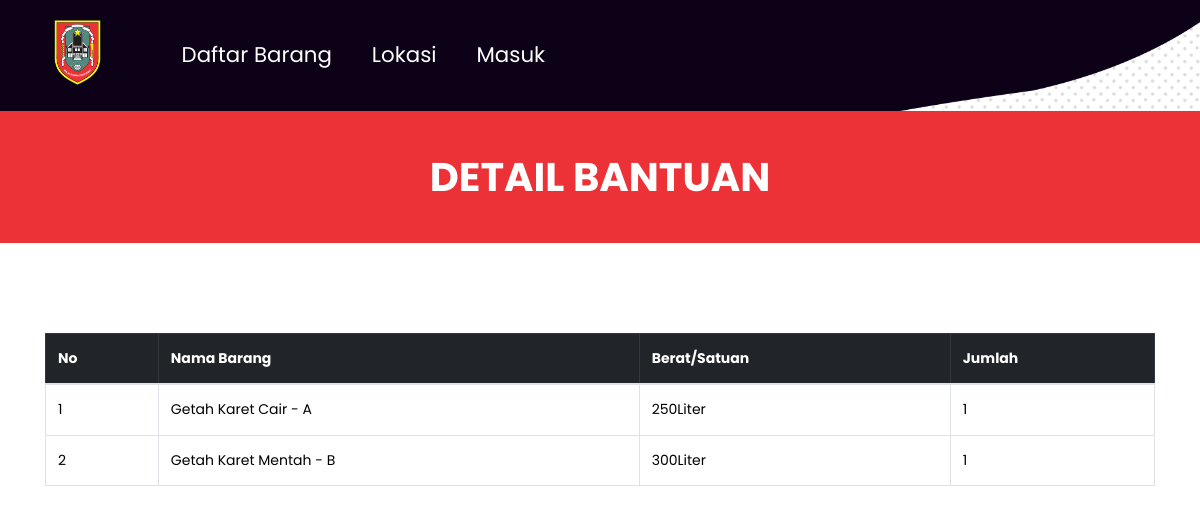
Screenshot of /pembeku_detail.php?notransaksi=2021120144 with the database file from the repository.
### tables this page shows
CREATE TABLE `detail` (
  `iddetail` int(5) NOT NULL,
  `notransaksi` varchar(15) NOT NULL,
  `idinventori` int(2) NOT NULL,
  `namainvenny` varchar(50) NOT NULL,
  `satuanny` varchar(50) NOT NULL,
  `jumlah` int(5) NOT NULL,
  `hargany` float NOT NULL,
  `subharga` float NOT NULL
);

### pembeku_detail.php (the view, shortened to what this page needs)
<?php require('header.php'); $notransaksi = $_GET['notransaksi'];
  $detail = mysqli_query($kon, "SELECT * FROM detail WHERE notransaksi = '$notransaksi' ORDER BY namainvenny ASC");
  $row    = mysqli_fetch_array($ongkir);  ?>
    </div>
  <div class="collection_text">DETAIL BANTUAN</div>
    <div class="layout_padding collection_section">
        <div class="container">
           <div class="panel panel-default">
                <div class="panel-body">
                    <div class="table-responsive">
                        <table class="table table-bordered table-hover " id="dataTables-example">
                            <thead class="success table-dark">
                                <tr>
                                    <th>No</th>
                                    <th>Nama Barang</th>
                                    <th>Berat/Satuan</th>
                                    <th>Jumlah</th>
                                </tr>
                            </thead>
                            <tbody>
                                    <?php $no=1;
                                        while($data = mysqli_fetch_array($detail)){ ?>
                                            <tr class="odd gradeX" style="color:black">
                                                <td><?= $no++; ?></td>
                                                <td><?= $data['namainvenny'] ?></td>
                                                <td><?= $data['satuanny'] ?></td>
                                                <td><?= $data['jumlah'] ?></td>
                                                </tr>
                                        <?php } ?>
                                </tbody>
                        </table><br><br>
                    </div>
                </div>
            </div>
        </div>
    </div>
   </body>
</html>

### css/style.css (style rules this page uses)
* { box-sizing: border-box !important; transition: ease all 0.5s; }
html { scroll-behavior: smooth; }
body { color: #666666; font-size: 14px; font-family: Poppins; line-height: 1.80857; font-weight: normal; overflow-x: hidden; }
*, *::after, *::before { -webkit-box-sizing: border-box; -moz-box-sizing: border-box; box-sizing: border-box; }
.layout_padding { padding-top: 90px; padding-bottom: 90px; }
body { width:100%; height:100%; }
.carousel-inner,.carousel,.carousel-item,.container,.fill { height:100%; width:100%; background-position:center center; background-size:cover; }
.collection_section { width: 100%; float: left; padding-bottom: 0px; }
.collection_text { width: 100%; float: left; color: #ffffff; text-align: center; font-weight: bold; font-size: 40px; background-color: #ec3236; padding: 30px 0px; }

### rows the page displays
detail: namainvenny "Getah Karet Cair - A", satuanny "250Liter", jumlah "1"
detail: namainvenny "Getah Karet Mentah - B", satuanny "300Liter", jumlah "1"
